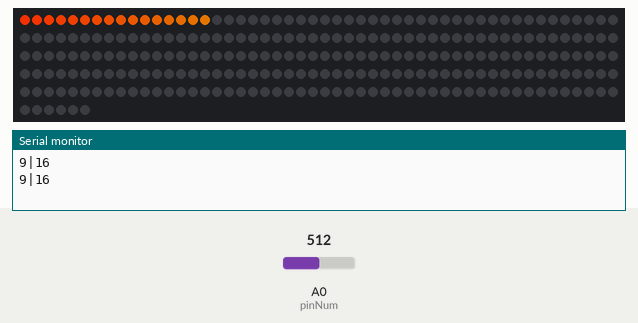
Bench run of a sketch on a simulated Arduino Uno, built with avr-gcc and run on an emulated ATmega328P. Parts: 256 RGB LEDs in strip order, left to right, continuing on the next row, the last lines printed to the serial monitor. Inputs (shaded band) come from the test bench; at power-on: A0 (pinNum) = 512.

Above: at 8.52 s.
8.8 s: A0 (pinNum) set to 306
16.7 s: A0 (pinNum) set to 246
At 17.49 s:
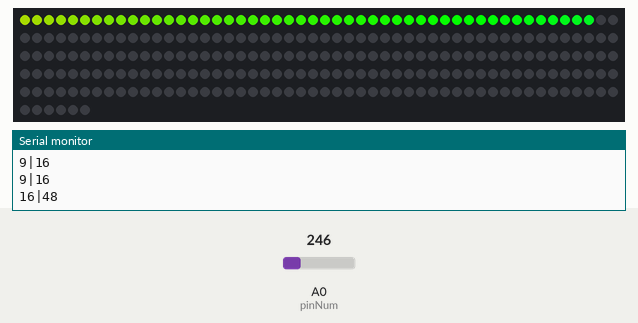
At 24.01 s:
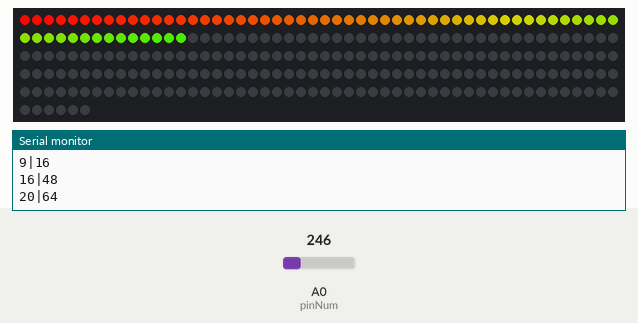
24.6 s: A0 (pinNum) set to 266
32.5 s: A0 (pinNum) set to 237
At 40.77 s:
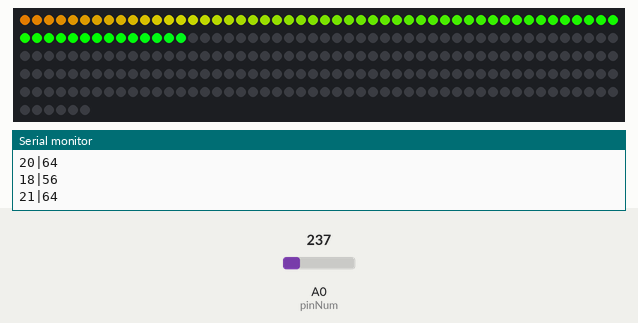

The sketch:

Garbage_Can_Infrared_sensor.ino
```cpp
#include <Adafruit_NeoPixel.h>
#ifdef __AVR__
  #include <avr/power.h>
#endif
#define PIN 6
int pinNum = A0;
int ledNum = 0;
int Sensor_val;   //센서 ADC값 저장 변수
int cm;         // cm값을 저장할 변수 선언
Adafruit_NeoPixel strip = Adafruit_NeoPixel(256, PIN, NEO_GRB + NEO_KHZ800); //LED 갯수

void setup() {
     Serial.begin(9600);
     pinMode (pinNum, INPUT);
     #if defined (__AVR_ATtiny85__)
     if (F_CPU == 16000000) clock_prescale_set(clock_div_1);
     #endif

  strip.begin();
  strip.show(); // Initialize all pixels to 'off'
}

void loop() {
//적외선 거리 센서로 부터 측정값을 읽어온다
  Sensor_val = map(analogRead(pinNum), 0, 1023, 0, 5000);  //전압값으로 변경
  cm = (24.61/(Sensor_val-0.1696))*1000;//CM 거리값으로 변경
  Serial.print(cm);// 시리얼 모니터로 거리값 출력
  Serial.print("|");// 시리얼 모니터로 거리값 출력
  distance(cm);
  Serial.println(  ledNum);// 시리얼 모니터로 거리값 출력
  rainbow(30); // 숫자가 작을수록 빠르게 바뀐다

}

void distance (int a) {
  if(a<13){
    ledNum=16;
  }else if(a<12){
    ledNum=24;
  }else if(a<14){
    ledNum=32;
  }else if(a<16){
    ledNum=40;
  }else if(a<18){
    ledNum=48;
  }else if(a<20){
    ledNum=56;
  }else{
    ledNum=64;
  }

}

void rainbow(uint8_t wait) {
  uint16_t i, j, k;

  for(j=0; j<256; j++) {
   for(k=ledNum; k<64 ; k++){
    strip.setPixelColor(k, 0,0,0);
   }
    for(i=0; i<ledNum; i++) { // 32는 32칸
      strip.setPixelColor(i, Wheel((i+j) & 255));
    }
    strip.show();
    delay(20);
  }
}


uint32_t Wheel(byte WheelPos) {
  WheelPos = 255 - WheelPos;
  if(WheelPos < 85) {
    return strip.Color(255 - WheelPos * 3, 0, WheelPos * 3);
  }
  if(WheelPos < 170) {
    WheelPos -= 85;
    return strip.Color(0, WheelPos * 3, 255 - WheelPos * 3);
  }
  WheelPos -= 170;
  return strip.Color(WheelPos * 3, 255 - WheelPos * 3, 0);
}
```
